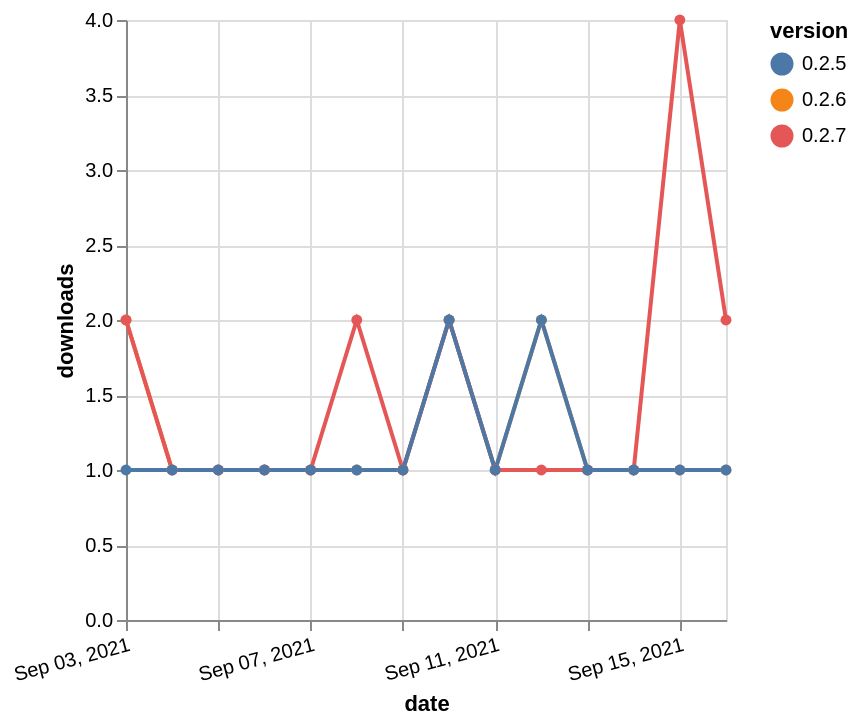

The specification (Vega-Lite) saved for this image:
### Vega-Lite specification from a JSON file in a GitHub repository (floating-point values rounded to 4 significant figures)
{"$schema": "https://vega.github.io/schema/vega-lite/v5.json", "description": "A simple bar chart with embedded data.", "data": {"values": [{"date": "2021-09-03", "total": 249, "delta": 2, "version": "0.2.6"}, {"date": "2021-09-04", "total": 250, "delta": 1, "version": "0.2.6"}, {"date": "2021-09-05", "total": 251, "delta": 1, "version": "0.2.6"}, {"date": "2021-09-06", "total": 252, "delta": 1, "version": "0.2.6"}, {"date": "2021-09-07", "total": 253, "delta": 1, "version": "0.2.6"}, {"date": "2021-09-08", "total": 254, "delta": 1, "version": "0.2.6"}, {"date": "2021-09-09", "total": 255, "delta": 1, "version": "0.2.6"}, {"date": "2021-09-10", "total": 257, "delta": 2, "version": "0.2.6"}, {"date": "2021-09-11", "total": 258, "delta": 1, "version": "0.2.6"}, {"date": "2021-09-12", "total": 260, "delta": 2, "version": "0.2.6"}, {"date": "2021-09-13", "total": 261, "delta": 1, "version": "0.2.6"}, {"date": "2021-09-14", "total": 262, "delta": 1, "version": "0.2.6"}, {"date": "2021-09-15", "total": 263, "delta": 1, "version": "0.2.6"}, {"date": "2021-09-16", "total": 264, "delta": 1, "version": "0.2.6"}, {"date": "2021-09-03", "total": 189, "delta": 2, "version": "0.2.7"}, {"date": "2021-09-04", "total": 190, "delta": 1, "version": "0.2.7"}, {"date": "2021-09-05", "total": 191, "delta": 1, "version": "0.2.7"}, {"date": "2021-09-06", "total": 192, "delta": 1, "version": "0.2.7"}, {"date": "2021-09-07", "total": 193, "delta": 1, "version": "0.2.7"}, {"date": "2021-09-08", "total": 195, "delta": 2, "version": "0.2.7"}, {"date": "2021-09-09", "total": 196, "delta": 1, "version": "0.2.7"}, {"date": "2021-09-10", "total": 198, "delta": 2, "version": "0.2.7"}, {"date": "2021-09-11", "total": 199, "delta": 1, "version": "0.2.7"}, {"date": "2021-09-12", "total": 200, "delta": 1, "version": "0.2.7"}, {"date": "2021-09-13", "total": 201, "delta": 1, "version": "0.2.7"}, {"date": "2021-09-14", "total": 202, "delta": 1, "version": "0.2.7"}, {"date": "2021-09-15", "total": 206, "delta": 4, "version": "0.2.7"}, {"date": "2021-09-16", "total": 208, "delta": 2, "version": "0.2.7"}, {"date": "2021-09-03", "total": 435, "delta": 1, "version": "0.2.5"}, {"date": "2021-09-04", "total": 436, "delta": 1, "version": "0.2.5"}, {"date": "2021-09-05", "total": 437, "delta": 1, "version": "0.2.5"}, {"date": "2021-09-06", "total": 438, "delta": 1, "version": "0.2.5"}, {"date": "2021-09-07", "total": 439, "delta": 1, "version": "0.2.5"}, {"date": "2021-09-08", "total": 440, "delta": 1, "version": "0.2.5"}, {"date": "2021-09-09", "total": 441, "delta": 1, "version": "0.2.5"}, {"date": "2021-09-10", "total": 443, "delta": 2, "version": "0.2.5"}, {"date": "2021-09-11", "total": 444, "delta": 1, "version": "0.2.5"}, {"date": "2021-09-12", "total": 446, "delta": 2, "version": "0.2.5"}, {"date": "2021-09-13", "total": 447, "delta": 1, "version": "0.2.5"}, {"date": "2021-09-14", "total": 448, "delta": 1, "version": "0.2.5"}, {"date": "2021-09-15", "total": 449, "delta": 1, "version": "0.2.5"}, {"date": "2021-09-16", "total": 450, "delta": 1, "version": "0.2.5"}]}, "width": "container", "mark": {"type": "line", "point": {"filled": true}}, "encoding": {"x": {"field": "date", "type": "temporal", "timeUnit": "yearmonthdate", "title": "date", "axis": {"labelAngle": -15}}, "y": {"field": "delta", "type": "quantitative", "title": "downloads"}, "color": {"field": "version", "type": "nominal"}, "tooltip": {"field": "delta"}}}
